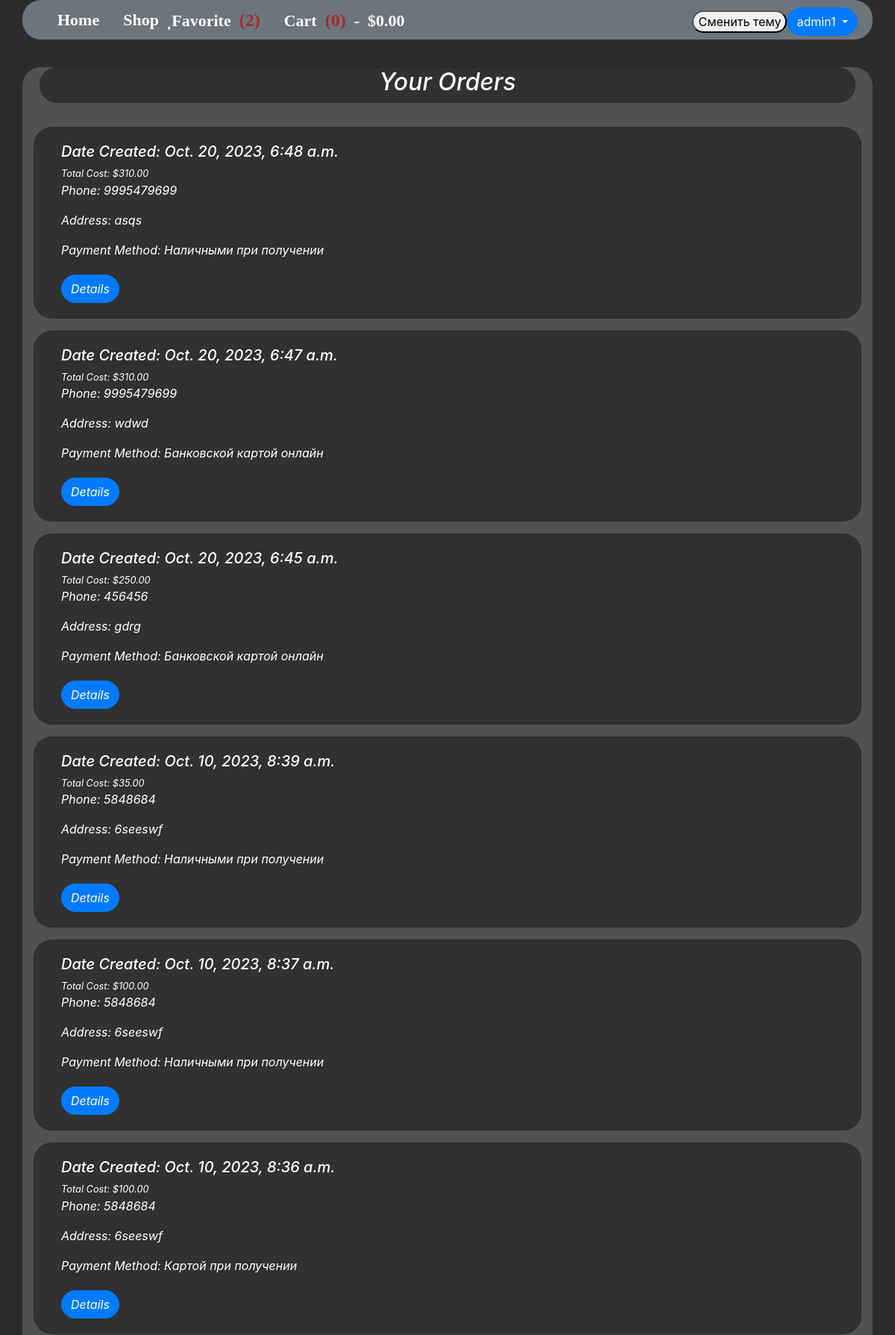
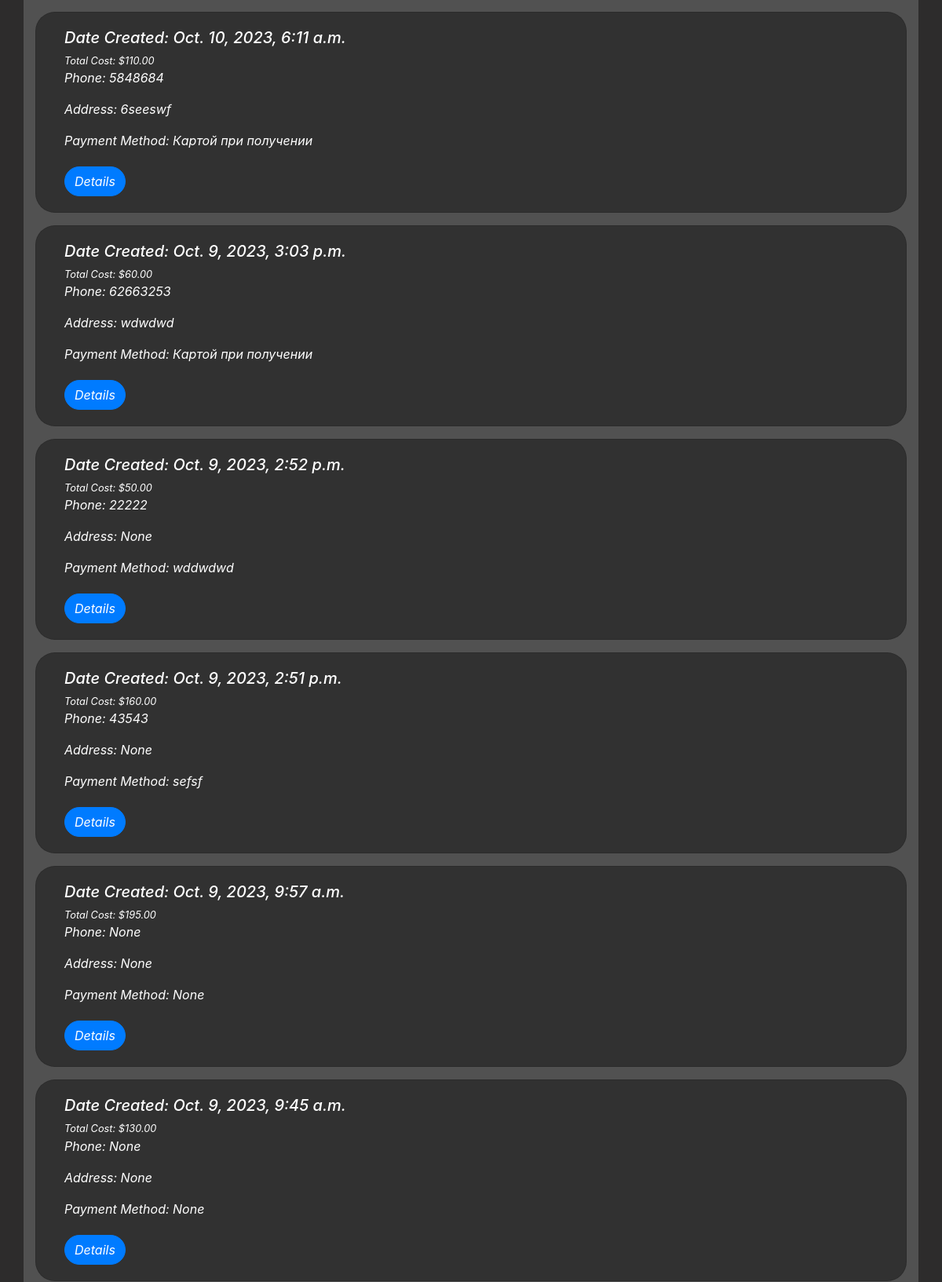
Screenshot of /orders/ (signed in, upper part) with the database file from the repository (2 pictures, top to bottom).
### pagestore/models.py (models this page shows, shortened)
class Order(models.Model):
    user = models.ForeignKey(User, on_delete=models.CASCADE)
    phone = models.CharField(max_length=50, blank=True, null=True)
    addres = models.CharField(max_length=100, blank=True, null=True)
    payment = models.CharField(max_length=50, blank=True, null=True)
    products = models.ManyToManyField(Product, related_name="orders")
    total_cost = models.DecimalField(max_digits=10, decimal_places=2)
    date_created = models.DateTimeField(auto_now_add=True)

### pagestore/views.py (the view)
# urls.py: path('orders/', views.orders, name='orders'),
@login_required(login_url='loginpage')
def orders(request):
    user_orders = Order.objects.filter(user=request.user).order_by('-date_created')
    return render(request, 'pagestore/orders.html', {'user_orders': user_orders})

### pagestore/context_processors.py (called while the page is built)
def cart_items(request):
    cart_dict = request.session.get('cart', {})
    cart_count = sum(cart_dict.values())
    total_cost = Decimal('0.00')
    for product_id, quantity in cart_dict.items():
        product = get_object_or_404(Product, id=product_id)
        total_cost += product.price * quantity
    return {'cart_count': cart_count, 'total_cost': total_cost}

def favorite(request):
    if request.user.is_authenticated:
        user = request.user
        favorites, created = Favorite.objects.get_or_create(user=user)
        favorite_products = favorites.products.all()
    else:
        favorite_products = []
    return {'favorite_products': favorite_products}

### pagestore/templates/pagestore/orders.html (shortened to what this page needs)
{% extends 'pagestore/base.html' %}
{% load static %}
{% block body %}
<div class="card mb-2 g-5 m-2 color_bg_card">
    <h2 class="favorites-header">Your Orders</h2>
</div><br>
{% for order in user_orders %}
    <div class="card mb-3 box grid-item">
        <div class="card-body">
            <div class="d-flex justify-content-between">
                <div class="d-flex flex-row align-items-center">
                    <div class="ms-3">
                        <h5>Date Created: {{ order.date_created }}</h5>
                        <p class="small mb-0">Total Cost: ${{ order.total_cost }}</p>
                        <p>Phone: {{ order.phone }}</p>
                        <p>Address: {{ order.addres }}</p>
                        <p>Payment Method: {{ order.payment }}</p>
                        <h5 class="fw-normal mb-0">
                            <a href="{% url 'order_detail' order.id %}" class="btn btn-primary">Details</a>
                        </h5>
                    </div>
                </div>
            </div>
        </div>
    </div>
{% endfor %}
{% endblock %}

### pagestore/templates/pagestore/base.html (shortened to what this page needs)
<!DOCTYPE html>
{% load static %}
<html lang="en">
<head>
    <link href='https://unpkg.com/boxicons@2.1.4/css/boxicons.min.css' rel='stylesheet'>
    <link rel="stylesheet" href="{% static 'css/style.css' %}">
    <link rel="stylesheet" href="{% static 'css/light-theme.css' %}">
    <link rel="stylesheet" href="{% static 'css/dark-theme.css' %}">
    <link rel="stylesheet" href="https://cdnjs.cloudflare.com/ajax/libs/font-awesome/5.15.3/css/all.min.css">
    <link rel="stylesheet" href="https://use.fontawesome.com/releases/v5.5.0/css/all.css">
    <link href="https://cdn.jsdelivr.net/npm/bootstrap@5.0.2/dist/css/bootstrap.min.css" rel="stylesheet">
    <link href="https://maxcdn.bootstrapcdn.com/bootstrap/4.1.0/css/bootstrap.min.css" rel="stylesheet"/>
</head>
<header class="container">
    <nav class="container navbar navbar-expand-md navbar-dark fixed-top bg-secondary text-dark">
        <div class="container-fluid">
          <div class="collapse navbar-collapse" id="navbarCollapse">
            <ul class="navbar-nav me-auto mb-2 mb-md-0">
              <li class="nav-item">
                <a href="{% url 'homepage' %}" class="nav-home home-navs"><i class='bx fas fa-home'><b class="home_text">Home</b></i></a>
              </li>
              <li class="nav-item">
                <a href="{% url 'shop' %}" class="nav-home home-navs"><i class='bx fas fa-store'><b class="home_text">Shop</b></i></a>
              </li>
              <li class="nav-item">
                <a href="{% url 'favorite_products' %}" class="nav-favs home-navs"><i class='bx fas fa-heart'><b class="home_text">Favorite <b class="count_header">({{favorite_products.count}})</b></b></i></a>
              </li>
              <li class="nav-item">
                <a href="{% url 'cart' %}" class="nav-basket home-navs"><i class='bx fas fa-shopping-basket'><b class="home_text">Cart <b class="count_header">({{ cart_count }})</b> - ${{ total_cost }}</b></i></a>
              </li>
              <li class="nav-item">
               </li>
            </ul>
            <button id="theme-toggle">Сменить тему </button>
            <div class="d-flex">
                {% if user.is_authenticated %}
                    <div class="dropdown">
                      <button class="btn btn-primary dropdown-toggle" type="button" data-bs-toggle="dropdown" aria-expanded="false">
                        {{request.user.username|truncatechars:10}}
                      </button>
                    </div>
                {% endif %}
            </div>
          </div>
        </div>
      </nav>
</header>
<body class="container ">
{% block body %}
{% endblock %}
<br><br>
</body>
</html>

### pagestore/static/css/style.css (style rules this page uses)
.navbar { padding: 5px !important; }
.nav-item { padding: 5px !important; }
button { border-radius: 25px !important; margin-top: 5px !important; }
.btn { border-radius: 25px !important; margin-top: 5px !important; }
.bx { font-size: 22px; }
.color_bg_card { border-radius: 25px !important; background-color: #918f8f !important; text-align: center !important; }
.card { border-radius: 25px !important; }
.count_header { font-size: 24px; color: brown; }

### pagestore/static/light-theme.css (style rules this page uses)
html { background-color: #c8bfbf !important; color: black !important; }
body { background-color: #e3e3e3 !important; border-radius: 25px !important; color: rgb(0, 0, 0) !important ; }
a { color: black !important; }
.container { border-radius: 25px !important; font-style: italic !important; color: black !important; }
.card { background-color: #e3e3e3; color: black; }

### pagestore/static/dark-theme.css (style rules this page uses)
html { background-color: #2d2c2c !important; color: white !important; }
body { background-color: #515151 !important; border-radius: 25px !important; color: rgb(255, 255, 255) !important; }
a { color: rgb(255, 255, 255) !important; }
.container { border-radius: 25px !important; font-style: italic !important; color: rgb(0, 0, 0) !important; }
.card { background-color: #313131 !important; color: rgb(255, 255, 255) !important; }

### rows the page displays
Order: date_created "Oct. 20, 2023, 6:48 a.m.", total_cost "310.00", phone "9995479699", addres "asqs", payment "Наличными при получении"
Order: date_created "Oct. 20, 2023, 6:47 a.m.", total_cost "310.00", phone "9995479699", addres "wdwd", payment "Банковской картой онлайн"
Order: date_created "Oct. 20, 2023, 6:45 a.m.", total_cost "250.00", phone "456456", addres "gdrg", payment "Банковской картой онлайн"
Order: date_created "Oct. 10, 2023, 8:39 a.m.", total_cost "35.00", phone "5848684", addres "6seeswf", payment "Наличными при получении"
Order: date_created "Oct. 10, 2023, 8:37 a.m.", total_cost "100.00", phone "5848684", addres "6seeswf", payment "Наличными при получении"
Order: date_created "Oct. 10, 2023, 8:36 a.m.", total_cost "100.00", phone "5848684", addres "6seeswf", payment "Картой при получении"
Order: date_created "Oct. 10, 2023, 6:11 a.m.", total_cost "110.00", phone "5848684", addres "6seeswf", payment "Картой при получении"
Order: date_created "Oct. 9, 2023, 3:03 p.m.", total_cost "60.00", phone "62663253", addres "wdwdwd", payment "Картой при получении"
Order: date_created "Oct. 9, 2023, 2:52 p.m.", total_cost "50.00", phone "22222", addres "None", payment "wddwdwd"
Order: date_created "Oct. 9, 2023, 2:51 p.m.", total_cost "160.00", phone "43543", addres "None", payment "sefsf"
Order: date_created "Oct. 9, 2023, 9:57 a.m.", total_cost "195.00", phone "None", addres "None", payment "None"
Order: date_created "Oct. 9, 2023, 9:45 a.m.", total_cost "130.00", phone "None", addres "None", payment "None"

### other values shown
{{ favorite_products.count }} "2"
{{ cart_count }} "0"
{{ total_cost }} "0.00"
{{ request.user.username|truncatechars:10 }} "admin1"
